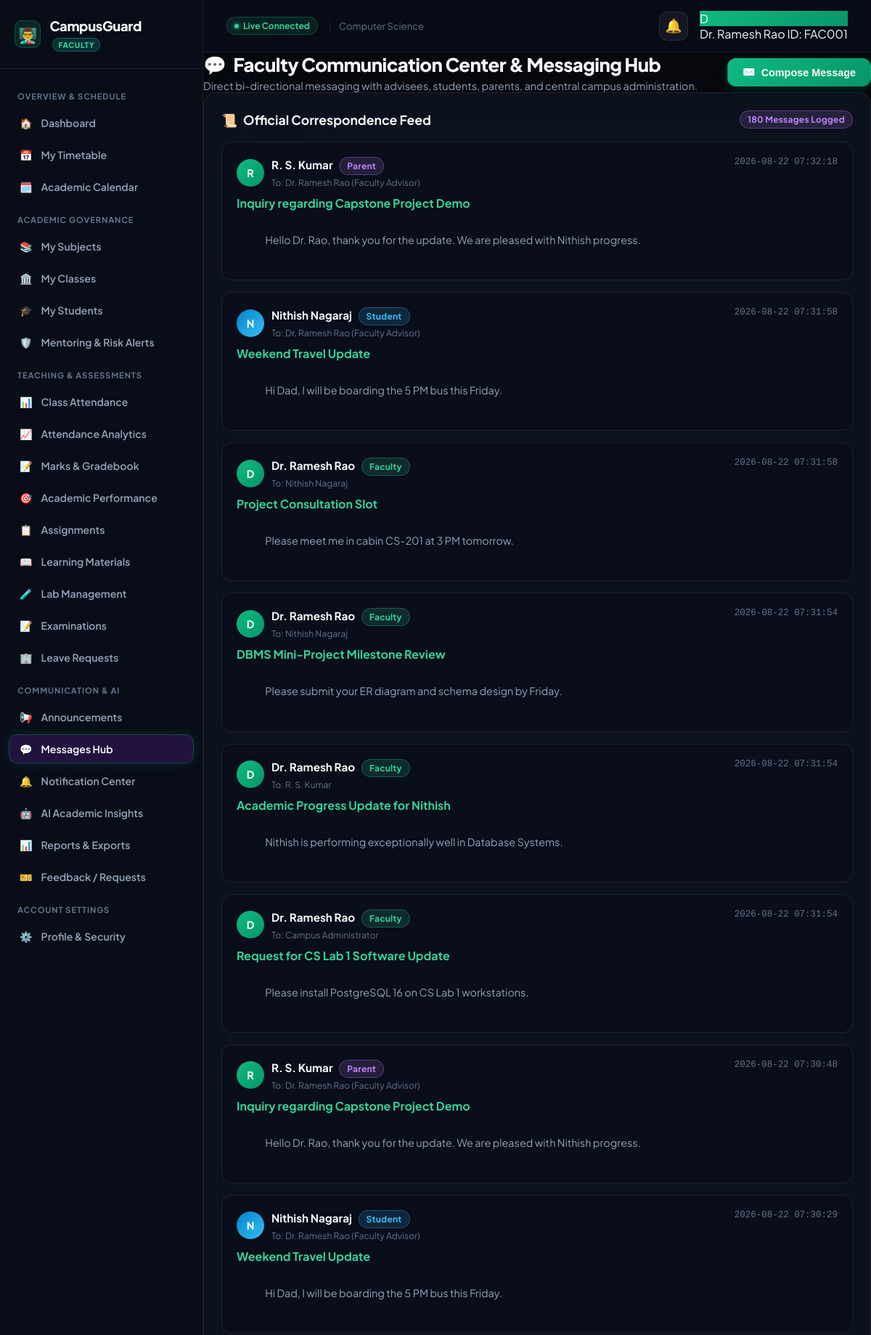
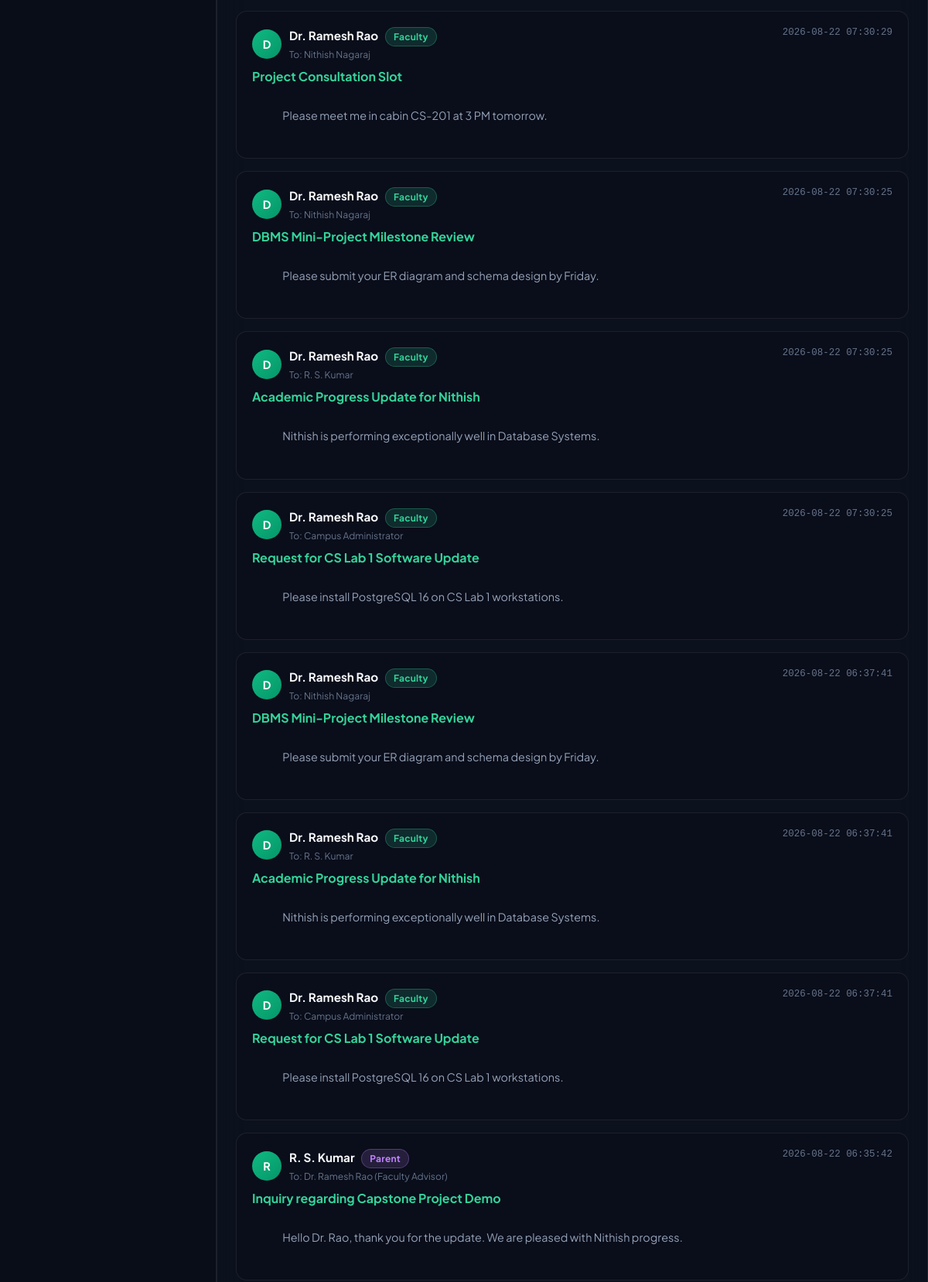
The app's page /faculty/messages (signed in, upper part) with its own data (2 pictures, top to bottom).
### tables this page shows
CREATE TABLE faculties (
            id INTEGER PRIMARY KEY AUTOINCREMENT,
            faculty_id TEXT UNIQUE NOT NULL,
            name TEXT NOT NULL,
            email TEXT UNIQUE NOT NULL,
            phone TEXT NOT NULL,
            password_hash TEXT NOT NULL,
            department TEXT NOT NULL,
            designation TEXT DEFAULT 'Associate Professor & Faculty Advisor',
            cabin TEXT DEFAULT 'CS-201 (Cabin 4)',
            created_at TIMESTAMP DEFAULT CURRENT_TIMESTAMP
        );

CREATE TABLE messages (
            id INTEGER PRIMARY KEY AUTOINCREMENT,
            student_id INTEGER NOT NULL,
            sender_name TEXT NOT NULL,
            receiver_name TEXT NOT NULL,
            subject TEXT NOT NULL,
            content TEXT NOT NULL,
            sent_at TIMESTAMP DEFAULT CURRENT_TIMESTAMP, sender_id INTEGER DEFAULT 1, sender_role TEXT DEFAULT 'Student', receiver_id INTEGER DEFAULT 1, receiver_role TEXT DEFAULT 'Faculty', is_read INTEGER DEFAULT 0,
            FOREIGN KEY (student_id) REFERENCES students (id)
        );

### routes/faculty.py (the view, shortened to what this page needs)
@faculty_bp.route('/faculty/messages', methods=['GET', 'POST'])
@faculty_required
def faculty_messages(faculty):
    conn = get_db_connection()
    try:
        students = conn.execute("SELECT * FROM students WHERE department = ? ORDER BY name ASC", (faculty['department'],)).fetchall()
        inbox = conn.execute("""
            SELECT * FROM messages
            WHERE (receiver_role = 'Faculty' AND (receiver_name LIKE ? OR receiver_id = ?))
               OR (sender_role = 'Faculty' AND sender_id = ?)
            ORDER BY sent_at DESC
        """, (f"%{faculty['name']}%", faculty['id'], faculty['id'])).fetchall()
        return render_template(
            'faculty/messages.html',
            faculty=faculty,
            students=students,
            messages=inbox,
            active_page='messages'
        )
    finally:
        conn.close()

### app.py (called while the page is built, shortened)
def _url_build_error_fallback(error, endpoint, values):
    for registered_ep in list(app.view_functions.keys()):
        if registered_ep == endpoint or registered_ep.endswith('.' + endpoint):
            try:
                return url_for(registered_ep, **values)
            except Exception:
                if 'student_id' in values and 'id' not in values:
                    v_copy = dict(values)
                    v_copy['id'] = v_copy.pop('student_id')
                    try:
                        return url_for(registered_ep, **v_copy)
                    except Exception:
                        pass
                continue

### database/db.py (called while the page is built)
def get_db_connection():
    conn = sqlite3.connect(DATABASE_FILE, timeout=20.0)
    conn.row_factory = sqlite3.Row
    return conn

### utils/security.py (called while the page is built)
def add_security_headers(response):
    response.headers['Cache-Control'] = 'no-cache, no-store, must-revalidate, max-age=0'
    response.headers['Pragma'] = 'no-cache'
    response.headers['Expires'] = '0'
    response.headers['X-Content-Type-Options'] = 'nosniff'
    response.headers['X-Frame-Options'] = 'SAMEORIGIN'
    response.headers['X-XSS-Protection'] = '1; mode=block'
    return response

### templates/faculty/messages.html (shortened to what this page needs)
{% extends "faculty/base_faculty.html" %}
{% block faculty_content %}
<div class="page-header-block">
    <div class="page-title-group">
        <h1><span>💬</span> Faculty Communication Center &amp; Messaging Hub</h1>
        <p>Direct bi-directional messaging with advisees, students, parents, and central campus administration.</p>
    </div>
    <div>
        <button type="button" class="btn-primary" onclick="openModal('compose-modal')" style="background: linear-gradient(135deg, #10b981, #059669);">
            <span>✉️</span> Compose Message
        </button>
    </div>
</div>
<section class="content-card">
    <div class="card-header-row">
        <h2 class="card-heading"><span>📜</span> Official Correspondence Feed</h2>
        <span class="badge badge-purple">{{ messages|length }} Messages Logged</span>
    </div>
    <div style="display: flex; flex-direction: column; gap: 16px;">
        {% for msg in messages %}
        <div style="background: rgba(10, 14, 26, 0.7); border: 1px solid var(--glass-border); border-radius: 14px; padding: 20px; transition: all var(--transition-fast);">
            <div style="display: flex; justify-content: space-between; align-items: flex-start; margin-bottom: 8px; flex-wrap: wrap; gap: 8px;">
                <div style="display: flex; align-items: center; gap: 10px;">
                    <div style="width: 38px; height: 38px; border-radius: 50%; background: {% if msg.sender_role == 'Faculty' %}linear-gradient(135deg, #10b981, #059669){% elif msg.sender_role == 'Parent' %}var(--parent-gradient){% elif msg.sender_role == 'Admin' %}linear-gradient(135deg, #f43f5e, #e11d48){% else %}linear-gradient(135deg, #0284c7, #38bdf8){% endif %}; display: flex; align-items: center; justify-content: center; color: #fff; font-weight: 700; font-size: 0.9rem;">
                        {{ msg.sender_name[:1] }}
                    </div>
                    <div>
                        <strong style="color: var(--text-primary); font-size: 0.95rem;">{{ msg.sender_name }}</strong>
                        <span class="badge {% if msg.sender_role == 'Faculty' %}badge-green{% elif msg.sender_role == 'Parent' %}badge-purple{% elif msg.sender_role == 'Admin' %}badge-red{% else %}badge-cyan{% endif %}" style="margin-left: 6px;">
                            {{ msg.sender_role }}
                        </span>
                        <div style="font-size: 0.76rem; color: var(--text-muted); margin-top: 2px;">To: {{ msg.receiver_name }}</div>
                    </div>
                </div>
                <div style="font-size: 0.78rem; color: var(--text-muted); font-family: monospace;">
                    {{ msg.sent_at }}
                </div>
            </div>
            <h4 style="font-size: 1rem; font-weight: 700; color: #34d399; margin: 10px 0 6px;">
                {{ msg.subject }}
            </h4>
            <p style="color: var(--text-secondary); font-size: 0.9rem; line-height: 1.6; margin: 0; white-space: pre-wrap;">
                {{ msg.content }}
            </p>
        </div>
        {% endfor %}
    </div>
</section>
{% endblock %}

### templates/faculty/base_faculty.html (shortened to what this page needs)
<!DOCTYPE html>
<html lang="en">
<head>
    <link rel="stylesheet" href="{{ url_for('static', filename='css/campusguard-toast.css') }}">
    <link rel="stylesheet" href="{{ url_for('static', filename='css/parent.css') }}">
</head>
<body>
    <div class="ambient-background" aria-hidden="true">
    </div>
    <div class="portal-layout">
        <aside class="sidebar" id="parent-sidebar" aria-label="Faculty Navigation">
            <a href="{{ url_for('faculty_dashboard') }}" class="sidebar-brand">
                <div class="brand-icon" style="background: rgba(16, 185, 129, 0.15); border: 1px solid rgba(16, 185, 129, 0.3);">
                    <span style="font-size: 1.3rem;">👨‍🏫</span>
                </div>
                <span class="brand-name">CampusGuard <span class="brand-badge faculty-badge">FACULTY</span></span>
            </a>
            <nav class="sidebar-nav">
                <span class="nav-category">Overview &amp; Schedule</span>
                <a href="{{ url_for('faculty_dashboard') }}" class="nav-link {% if active_page == 'dashboard' %}active{% endif %}" id="nav-dashboard">
                    <span>🏠</span> <span class="nav-text">Dashboard</span>
                </a>
                <a href="{{ url_for('faculty_timetable') }}" class="nav-link {% if active_page == 'timetable' %}active{% endif %}" id="nav-timetable">
                    <span>📅</span> <span class="nav-text">My Timetable</span>
                </a>
                <a href="{{ url_for('faculty_calendar') }}" class="nav-link {% if active_page == 'calendar' %}active{% endif %}" id="nav-calendar">
                    <span>🗓️</span> <span class="nav-text">Academic Calendar</span>
                </a>
                <span class="nav-category">Academic Governance</span>
                <a href="{{ url_for('faculty_subjects') }}" class="nav-link {% if active_page == 'subjects' %}active{% endif %}" id="nav-subjects">
                    <span>📚</span> <span class="nav-text">My Subjects</span>
                </a>
                <a href="{{ url_for('faculty_classes') }}" class="nav-link {% if active_page == 'classes' %}active{% endif %}" id="nav-classes">
                    <span>🏛️</span> <span class="nav-text">My Classes</span>
                </a>
                <a href="{{ url_for('faculty_students') }}" class="nav-link {% if active_page == 'students' %}active{% endif %}" id="nav-students">
                    <span>🎓</span> <span class="nav-text">My Students</span>
                </a>
                <a href="{{ url_for('faculty_mentoring') }}" class="nav-link {% if active_page == 'mentoring' %}active{% endif %}" id="nav-mentoring">
                    <span>🛡️</span> <span class="nav-text">Mentoring &amp; Risk Alerts</span>
                </a>
                <span class="nav-category">Teaching &amp; Assessments</span>
                <a href="{{ url_for('faculty_attendance') }}" class="nav-link {% if active_page == 'attendance' %}active{% endif %}" id="nav-attendance">
                    <span>📊</span> <span class="nav-text">Class Attendance</span>
                </a>
                <a href="{{ url_for('faculty_attendance_analytics') }}" class="nav-link {% if active_page == 'attendance_analytics' %}active{% endif %}" id="nav-attendance-analytics">
                    <span>📈</span> <span class="nav-text">Attendance Analytics</span>
                </a>
                <a href="{{ url_for('faculty_marks') }}" class="nav-link {% if active_page == 'marks' %}active{% endif %}" id="nav-marks">
                    <span>📝</span> <span class="nav-text">Marks &amp; Gradebook</span>
                </a>
                <a href="{{ url_for('faculty_marks_performance') }}" class="nav-link {% if active_page == 'marks_performance' %}active{% endif %}" id="nav-marks-performance">
                    <span>🎯</span> <span class="nav-text">Academic Performance</span>
                </a>
                <a href="{{ url_for('faculty_assignments') }}" class="nav-link {% if active_page == 'assignments' %}active{% endif %}" id="nav-assignments">
                    <span>📋</span> <span class="nav-text">Assignments</span>
                </a>
                <a href="{{ url_for('faculty_materials') }}" class="nav-link {% if active_page == 'materials' %}active{% endif %}" id="nav-materials">
                    <span>📖</span> <span class="nav-text">Learning Materials</span>
                </a>
                <a href="{{ url_for('faculty_lab') }}" class="nav-link {% if active_page == 'lab' %}active{% endif %}" id="nav-lab">
                    <span>🧪</span> <span class="nav-text">Lab Management</span>
                </a>
                <a href="{{ url_for('faculty_exams') }}" class="nav-link {% if active_page == 'exams' %}active{% endif %}" id="nav-exams">
                    <span>📝</span> <span class="nav-text">Examinations</span>
                </a>
                <a href="{{ url_for('faculty_leaves') }}" class="nav-link {% if active_page == 'leaves' %}active{% endif %}" id="nav-leaves">
                    <span>🏢</span> <span class="nav-text">Leave Requests</span>
                </a>
                <span class="nav-category">Communication &amp; AI</span>
                <a href="{{ url_for('faculty_announcements') }}" class="nav-link {% if active_page == 'announcements' %}active{% endif %}" id="nav-announcements">
                    <span>📢</span> <span class="nav-text">Announcements</span>
                </a>
                <a href="{{ url_for('faculty_messages') }}" class="nav-link {% if active_page == 'messages' %}active{% endif %}" id="nav-messages">
                    <span>💬</span> <span class="nav-text">Messages Hub</span>
                </a>
                <a href="{{ url_for('faculty_notifications') }}" class="nav-link {% if active_page == 'notifications' %}active{% endif %}" id="nav-notifications">
                    <span>🔔</span> <span class="nav-text">Notification Center</span>
                </a>
                <a href="{{ url_for('faculty_insights') }}" class="nav-link {% if active_page == 'insights' %}active{% endif %}" id="nav-insights">
                    <span>🤖</span> <span class="nav-text">AI Academic Insights</span>
                </a>
                <a href="{{ url_for('faculty_reports') }}" class="nav-link {% if active_page == 'reports' %}active{% endif %}" id="nav-reports">
                    <span>📊</span> <span class="nav-text">Reports &amp; Exports</span>
                </a>
                <a href="{{ url_for('faculty_feedback') }}" class="nav-link {% if active_page == 'feedback' %}active{% endif %}" id="nav-feedback">
                    <span>🎫</span> <span class="nav-text">Feedback / Requests</span>
                </a>
                <span class="nav-category">Account Settings</span>
                <a href="{{ url_for('faculty_profile') }}" class="nav-link {% if active_page == 'profile' %}active{% endif %}" id="nav-profile">
                    <span>⚙️</span> <span class="nav-text">Profile &amp; Security</span>
                </a>
            </nav>
        </aside>
        <div class="main-wrapper">
            <header class="topbar">
                <div class="topbar-left">
                    <div class="conn-status-pill">
                        <span class="conn-dot"></span>
                        <span>Live Connected</span>
                    </div>
                    <div class="hide-mobile" style="font-size: 0.82rem; color: var(--text-muted); padding-left: 12px; border-left: 1px solid var(--glass-border);">
                        <span>{{ faculty.department if faculty else 'Dept of Computer Science & Engineering' }}</span>
                    </div>
                </div>
                <div class="topbar-right">
                    <div class="notif-bell-wrapper">
                        <button type="button" class="notif-bell-btn" id="notif-bell-btn" aria-label="View notifications">
                            <span>🔔</span>
                        </button>
                    </div>
                    <div class="topbar-user-pill">
                        <div class="user-avatar" style="background: linear-gradient(135deg, #10b981, #059669);">
                            {{ faculty.name[:1] if faculty else 'F' }}
                        </div>
                        <div class="user-info hide-mobile">
                            <span class="user-name">{{ faculty.name if faculty else 'Faculty Advisor' }}</span>
                            <span class="user-role">ID: {{ faculty.faculty_id if faculty else 'FAC001' }}</span>
                        </div>
                    </div>
                </div>
            </header>
            <main class="page-content" id="main-content">
                {% block content %}
                {% block faculty_content %}{% endblock %}
                {% endblock %}
            </main>
        </div>
    </div>
</body>
</html>

### static/css/campusguard-toast.css (style rules this page uses)
.notif-bell-wrapper { position: relative; display: inline-block; }
.notif-bell-btn { position: relative; background: rgba(255, 255, 255, 0.05); border: 1px solid rgba(255, 255, 255, 0.1); color: #f1f5f9; width: 40px; height: 40px; border-radius: 12px; display: flex; align-items: center; justify-content: center; cursor: pointer; font-size: 1.15rem; transition: all 0.2s ease; }
.conn-status-pill { display: inline-flex; align-items: center; gap: 6px; padding: 4px 10px; border-radius: 99px; font-size: 0.75rem; font-weight: 700; background: rgba(16, 185, 129, 0.12); border: 1px solid rgba(16, 185, 129, 0.3); color: #34d399; }
.conn-dot { width: 6px; height: 6px; border-radius: 50%; background: #34d399; box-shadow: 0 0 6px #34d399; }

### templates/faculty/base_faculty.html (style rules this page uses)
:root { --parent-primary: #10b981; --parent-primary-rgb: 16, 185, 129; --parent-primary-hover: #059669; --parent-secondary: #06b6d4; --parent-accent: #34d399; --parent-gradient: linear-gradient(135deg, #10b981 0%, #059669 100%); --parent-border: rgba(16, 185, 129, 0.28); --parent-glow: rgba(16, 185, 129, 0.18); }
.faculty-badge { background: linear-gradient(135deg, rgba(16, 185, 129, 0.2), rgba(6, 182, 212, 0.2)); border: 1px solid rgba(16, 185, 129, 0.4); color: #34d399; }

### records on screen
faculties: department "Computer Science", name "D", name "Dr. Ramesh Rao", faculty "FAC001"
messages: sender_name "R", sender_name "R. S. Kumar", sender_role "Parent", receiver_name "Dr. Ramesh Rao (Faculty Advisor)", sent_at "2026-08-22 07:32:18", subject "Inquiry regarding Capstone Project Demo", content "Hello Dr. Rao, thank you for the update. We are pleased with Nithish progress."
messages: sender_name "N", sender_name "Nithish Nagaraj", sender_role "Student", receiver_name "Dr. Ramesh Rao (Faculty Advisor)", sent_at "2026-08-22 07:31:58", subject "Weekend Travel Update", content "Hi Dad, I will be boarding the 5 PM bus this Friday."
messages: sender_name "D", sender_name "Dr. Ramesh Rao", sender_role "Faculty", receiver_name "Nithish Nagaraj", sent_at "2026-08-22 07:31:58", subject "Project Consultation Slot", content "Please meet me in cabin CS-201 at 3 PM tomorrow."
messages: sender_name "D", sender_name "Dr. Ramesh Rao", sender_role "Faculty", receiver_name "Nithish Nagaraj", sent_at "2026-08-22 07:31:54", subject "DBMS Mini-Project Milestone Review", content "Please submit your ER diagram and schema design by Friday."
messages: sender_name "D", sender_name "Dr. Ramesh Rao", sender_role "Faculty", receiver_name "R. S. Kumar", sent_at "2026-08-22 07:31:54", subject "Academic Progress Update for Nithish", content "Nithish is performing exceptionally well in Database Systems."
messages: sender_name "D", sender_name "Dr. Ramesh Rao", sender_role "Faculty", receiver_name "Campus Administrator", sent_at "2026-08-22 07:31:54", subject "Request for CS Lab 1 Software Update", content "Please install PostgreSQL 16 on CS Lab 1 workstations."
messages: sender_name "R", sender_name "R. S. Kumar", sender_role "Parent", receiver_name "Dr. Ramesh Rao (Faculty Advisor)", sent_at "2026-08-22 07:30:48", subject "Inquiry regarding Capstone Project Demo", content "Hello Dr. Rao, thank you for the update. We are pleased with Nithish progress."
messages: sender_name "N", sender_name "Nithish Nagaraj", sender_role "Student", receiver_name "Dr. Ramesh Rao (Faculty Advisor)", sent_at "2026-08-22 07:30:29", subject "Weekend Travel Update", content "Hi Dad, I will be boarding the 5 PM bus this Friday."
messages: sender_name "D", sender_name "Dr. Ramesh Rao", sender_role "Faculty", receiver_name "Nithish Nagaraj", sent_at "2026-08-22 07:30:29", subject "Project Consultation Slot", content "Please meet me in cabin CS-201 at 3 PM tomorrow."
messages: sender_name "D", sender_name "Dr. Ramesh Rao", sender_role "Faculty", receiver_name "Nithish Nagaraj", sent_at "2026-08-22 07:30:25", subject "DBMS Mini-Project Milestone Review", content "Please submit your ER diagram and schema design by Friday."
messages: sender_name "D", sender_name "Dr. Ramesh Rao", sender_role "Faculty", receiver_name "R. S. Kumar", sent_at "2026-08-22 07:30:25", subject "Academic Progress Update for Nithish", content "Nithish is performing exceptionally well in Database Systems."
messages: sender_name "D", sender_name "Dr. Ramesh Rao", sender_role "Faculty", receiver_name "Campus Administrator", sent_at "2026-08-22 07:30:25", subject "Request for CS Lab 1 Software Update", content "Please install PostgreSQL 16 on CS Lab 1 workstations."
messages: sender_name "D", sender_name "Dr. Ramesh Rao", sender_role "Faculty", receiver_name "Nithish Nagaraj", sent_at "2026-08-22 06:37:41", subject "DBMS Mini-Project Milestone Review", content "Please submit your ER diagram and schema design by Friday."
messages: sender_name "D", sender_name "Dr. Ramesh Rao", sender_role "Faculty", receiver_name "R. S. Kumar", sent_at "2026-08-22 06:37:41", subject "Academic Progress Update for Nithish", content "Nithish is performing exceptionally well in Database Systems."
messages: sender_name "D", sender_name "Dr. Ramesh Rao", sender_role "Faculty", receiver_name "Campus Administrator", sent_at "2026-08-22 06:37:41", subject "Request for CS Lab 1 Software Update", content "Please install PostgreSQL 16 on CS Lab 1 workstations."
messages: sender_name "R", sender_name "R. S. Kumar", sender_role "Parent", receiver_name "Dr. Ramesh Rao (Faculty Advisor)", sent_at "2026-08-22 06:35:42", subject "Inquiry regarding Capstone Project Demo", content "Hello Dr. Rao, thank you for the update. We are pleased with Nithish progress."

### other values on screen
{{ messages|length }} "180"
